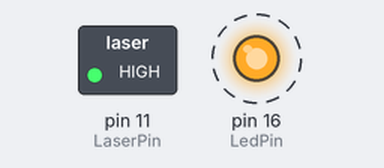
Recording of a program running on a simulated Raspberry Pi (header pin numbers). On the bench: switched loads named in the program (green lamp = pin HIGH), output pins drawn as LEDs (lit = HIGH). Dashed ring = blinking. What the program prints to the terminal is not drawn.

Above: at 0.2 s.
Timing chart, 0 to 3.0 s (numbered marks = the images above):
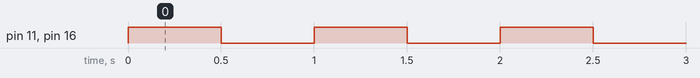

Measured:
- by itself, pin 11 (LaserPin), pin 16 (LedPin): alternates HIGH for 0.50 s and LOW for 0.50 s

The program:

laser.py
```python
#!/usr/bin/env python
import RPi.GPIO as GPIO
import time

LaserPin = 11    # pin11
LedPin = 16

def setup():
	GPIO.setmode(GPIO.BOARD)       # Numbers GPIOs by physical location
	GPIO.setup(LaserPin, GPIO.OUT)   # Set LaserPin's mode is output
	GPIO.setup(LedPin, GPIO.OUT)   # Set LedPin's mode is output


def loop():
	while True:
		print '...LaserPin on'
		GPIO.output(LaserPin, GPIO.HIGH)  # LaserPin on
		GPIO.output(LedPin, GPIO.HIGH)
		time.sleep(0.5)
		print 'LaserPin off...'
		GPIO.output(LaserPin, GPIO.LOW) # LaserPin off
		GPIO.output(LedPin, GPIO.LOW)
		time.sleep(0.5)

def destroy():
	GPIO.output(LaserPin, GPIO.LOW)     # LaserPin off
	GPIO.cleanup()                     # Release resource

if __name__ == '__main__':     # Program start from here
	setup()
	try:
		loop()
	except KeyboardInterrupt:  # When 'Ctrl+C' is pressed, the child program destroy() will be  executed.
		destroy()
```
